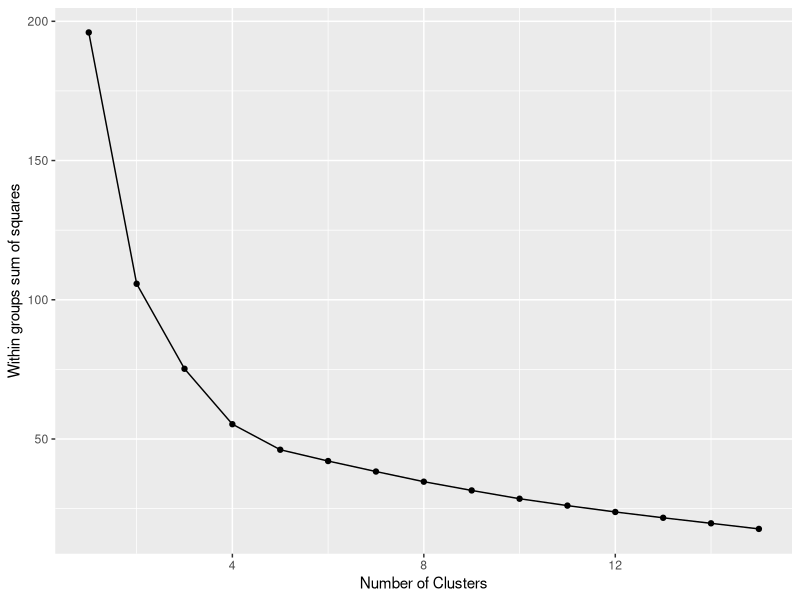
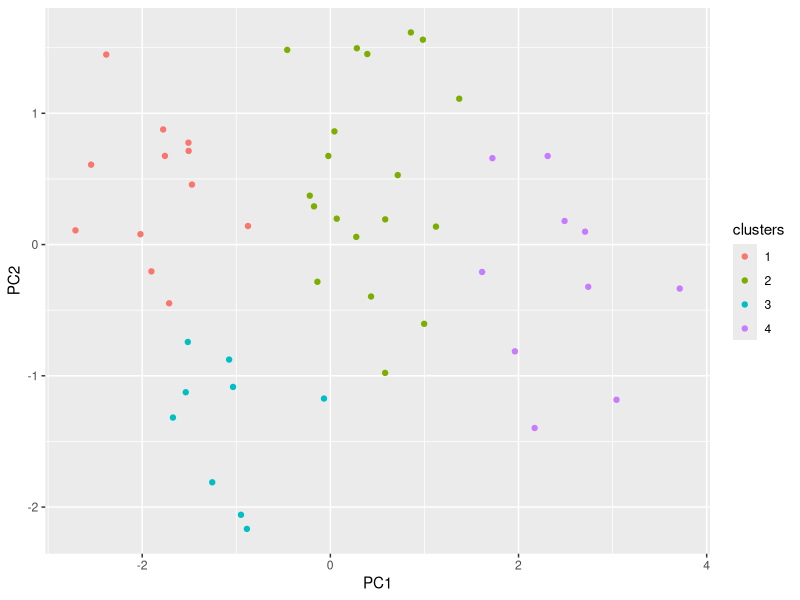
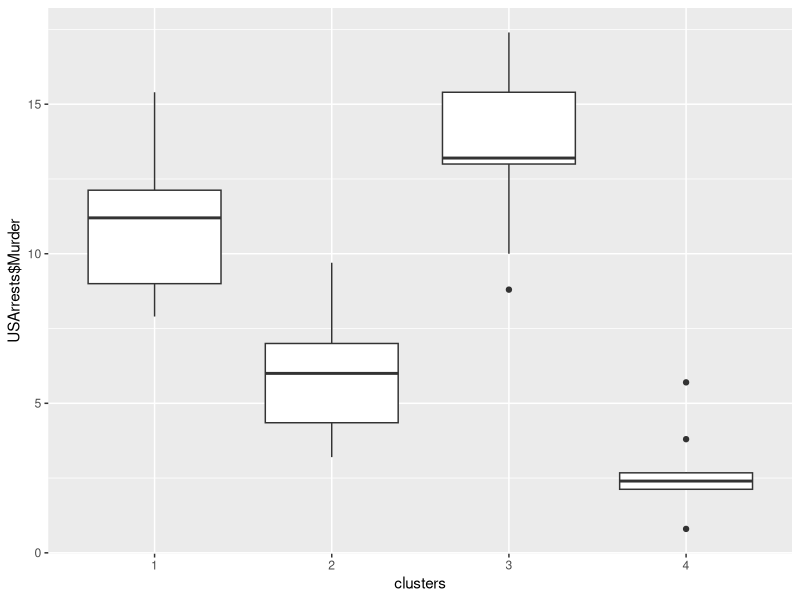
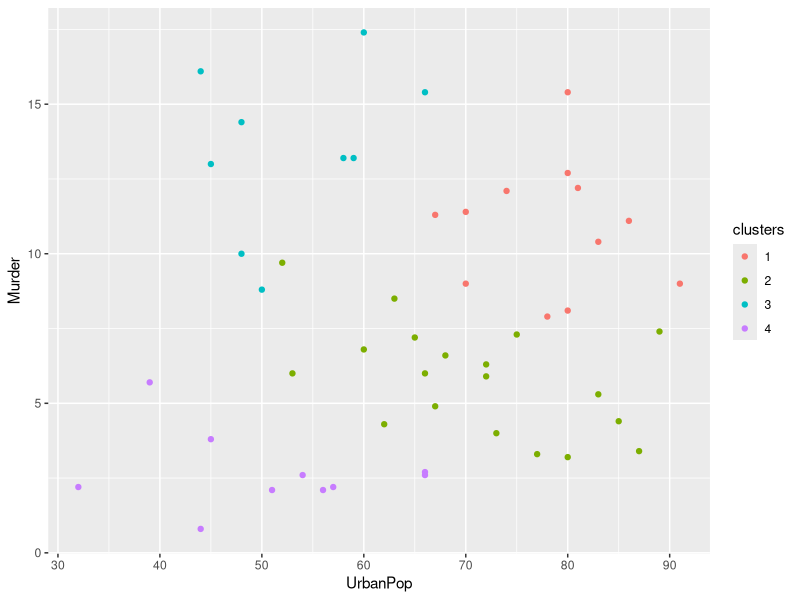
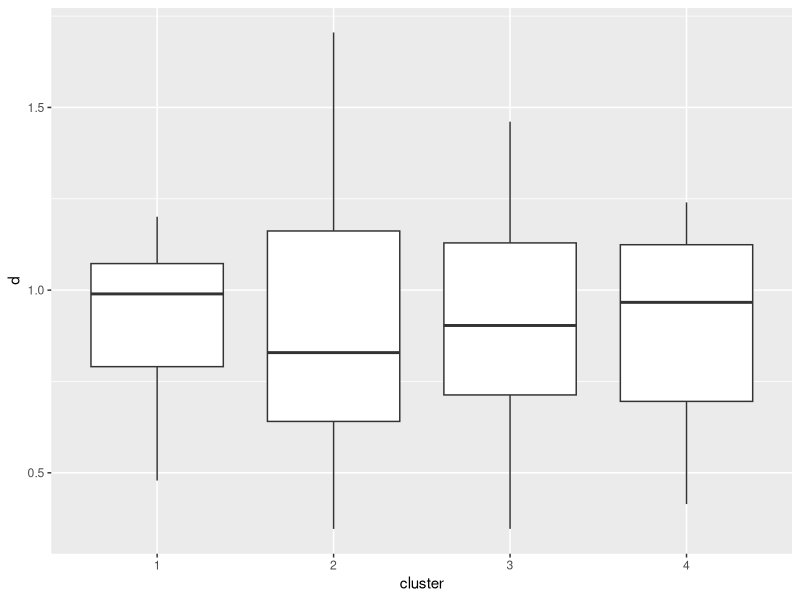
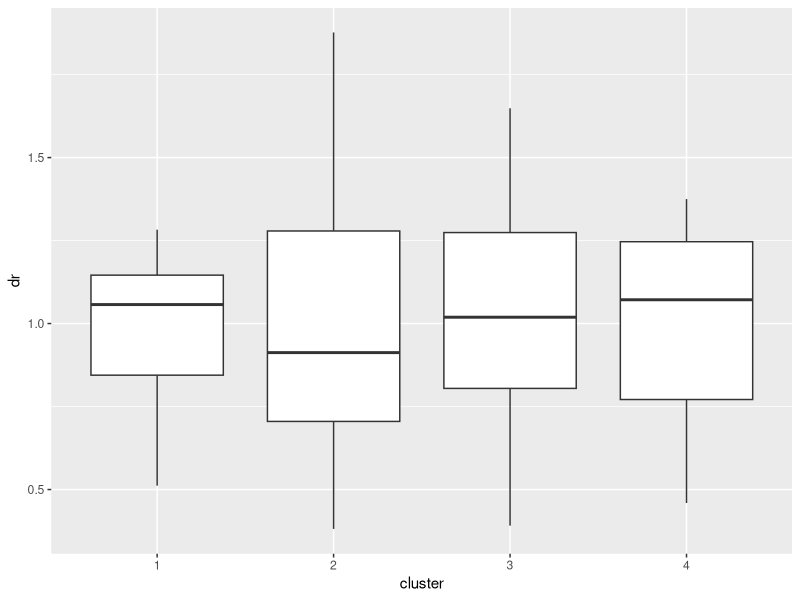
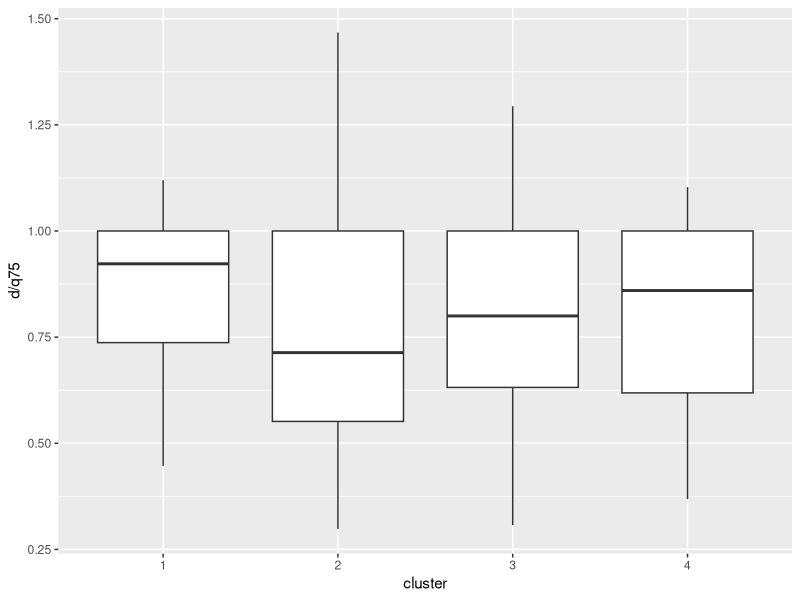
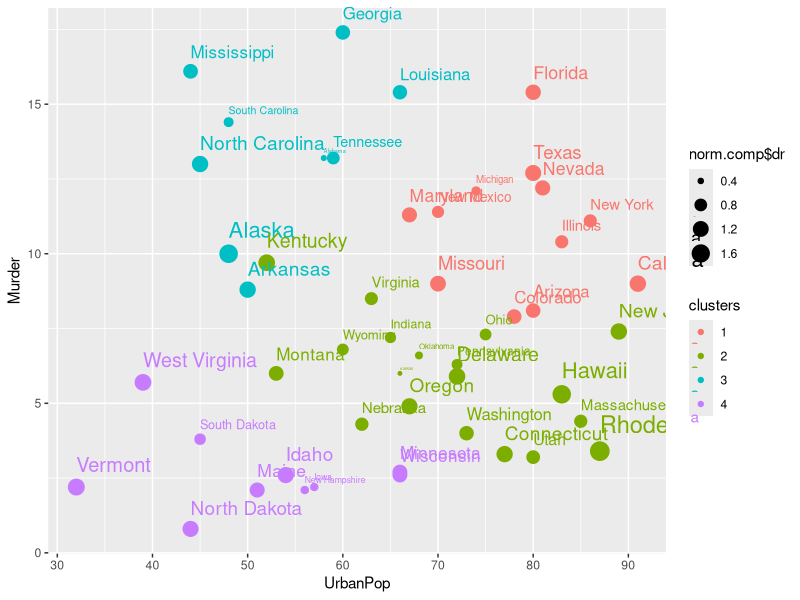

Write R code to recreate these figures, in order. (Note: this script raises an error after producing the figures.)

data(USArrests)

library(caret)
library(ggplot2)

# We first get normalized and de-skewed data

trans = preProcess(USArrests, 
                   method=c("BoxCox",
                            "center", 
                            "scale"))
z <- predict(trans, USArrests)

# checking for normalization and de-skewing
summary(z)
sapply(z,sd)

# extracting components
pc <- prcomp(z, center=FALSE, scale=FALSE)
comp <- as.data.frame(predict(pc, z))

wss <- (nrow(comp)-1)*sum(apply(comp,2,var))
for (i in 2:15) wss[i] <- sum(kmeans(comp, centers=i, nstart=100, iter.max=1000)$withinss)

qplot(x=1:15, y=wss, geom=c("point", "line"),
      xlab="Number of Clusters",
      ylab="Within groups sum of squares")

k <- kmeans(comp, 4, nstart=25, iter.max=1000)
clusters <- as.factor(k$cluster)

g <- qplot(PC1, PC2, data=comp,
           color=clusters)
print(g)

g <- qplot(x=clusters,
           y=USArrests$Murder,
           geom="boxplot")
print(g)

g <- qplot(UrbanPop, Murder, data=USArrests, colour=clusters)
print(g)


###

library(dplyr)

fitted.comp <- fitted(k)

centered.comp <- (comp - fitted.comp) %>%
  mutate(cluster = clusters,
         state = rownames(USArrests))

clusters.sd <- centered.comp %>%
  group_by(cluster) %>%
  summarize(s1 = sd(PC1),
            s2 = sd(PC2),
            s3 = sd(PC3),
            s4 = sd(PC4))

norm.comp <- centered.comp %>%
  left_join(clusters.sd, by="cluster") %>%
  mutate(PC1 = PC1 / s1,
         PC2 = PC2 / s2,
         PC3 = PC3 / s3,
         PC4 = PC4 / s4) %>%
  mutate(d = sqrt((PC1*PC1 + PC2*PC2 + PC3*PC3 + PC4*PC4) / 4)) %>%
#  mutate(d = sqrt((PC1*PC1 + PC2*PC2) / 2)) %>%
  group_by(cluster) %>%
  mutate(q90 = quantile(d, .9),
         q75 = quantile(d, .75),
         da  = mean(d),
         dm  = median(d)) %>% 
  mutate(dr  = d/da) %>%
  ungroup()

qplot(cluster, d, data=norm.comp, geom="boxplot")
qplot(cluster, dr, data=norm.comp, geom="boxplot")
qplot(cluster, d/q75, data=norm.comp, geom="boxplot")


norm.comp %>% arrange(desc(d/q75))

g <- qplot(UrbanPop, Murder, data=USArrests, 
           colour=clusters,
           size=norm.comp$dr) +
  geom_text(aes(label = norm.comp$state), hjust = 0, vjust = -1)
print(g)

for (c1 in 1:3)
  for (c2 in (c1+1):4) {
    g <- qplot(USArrests[c1], USArrests[c2],
               colour=clusters,
               size=norm.comp$dr,
               xlab=colnames(USArrests)[c1],
               ylab=colnames(USArrests)[c2])
    print(g)
  }

